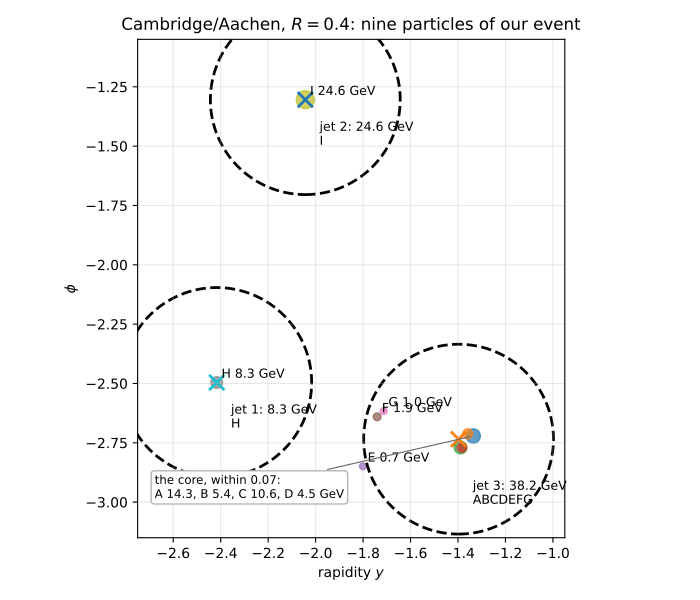

Generate this figure with Python:
#!/usr/bin/env python3
"""Cambridge/Aachen clustering, step by step, on the nine particles of antiKt.py.

The same sequential recombination as antiKt.py with the power p = 0 of the generalised-kT family:
    d_ij = DeltaR_ij^2 / R^2,     d_iB = 1.
The momenta no longer enter the distance at all: the closest pair in angle is merged first, whatever
its pT, and a pseudojet becomes a jet once nothing is left within R of it. Same nine particles of our
event (rows of ../../Decay/event_Decay.lhe, massless, so rapidity = eta), same E scheme, same printout,
so the two logs can be read side by side; hotVR.py adds the variable radius and the mass jump.

    python3 caKt.py                         # the step-by-step log and a window with the picture
    python3 caKt.py --no-show -o caKt.pdf   # the log and the picture as a file (make figures)
    python3 caKt.py --radius 0.8
"""
import argparse
import math

R = 0.4

# ------------------------------------------------------------
# Input particles: the nine of antiKt.py (rows of the record)
# ------------------------------------------------------------
particles = [
    {"name": "A", "tag": "pi+ [2181]",     "pt": 14.269, "eta": -1.3358, "phi": -2.7211},
    {"name": "B", "tag": "pi- [2239]",     "pt": 5.414,  "eta": -1.3592, "phi": -2.7120},
    {"name": "C", "tag": "K- [2211]",      "pt": 10.567, "eta": -1.3893, "phi": -2.7700},
    {"name": "D", "tag": "pi- [2241]",     "pt": 4.451,  "eta": -1.3832, "phi": -2.7698},
    {"name": "E", "tag": "pi+ [1217]",     "pt": 0.680,  "eta": -1.8008, "phi": -2.8491},
    {"name": "F", "tag": "gamma [1538]",   "pt": 1.857,  "eta": -1.7408, "phi": -2.6406},
    {"name": "G", "tag": "gamma [2183]",   "pt": 0.969,  "eta": -1.7131, "phi": -2.6160},
    {"name": "H", "tag": "Lambda0 [1546]", "pt": 8.282,  "eta": -2.4166, "phi": -2.4959},
    {"name": "I", "tag": "pi+ [1592]",     "pt": 24.572, "eta": -2.0434, "phi": -1.3043},
]


def four_vector(pt, eta, phi):
    """Massless four-vector (E, px, py, pz) from pT, eta, phi."""
    return [pt * math.cosh(eta), pt * math.cos(phi), pt * math.sin(phi), pt * math.sinh(eta)]


def kinematics(p4):
    """pT, rapidity and phi of a four-vector (rapidity = eta for a massless particle)."""
    e, px, py, pz = p4
    pt = math.hypot(px, py)
    y = 0.5 * math.log((e + pz) / (e - pz))
    return pt, y, math.atan2(py, px)


def make_object(p):
    p4 = four_vector(p["pt"], p["eta"], p["phi"])
    return {"name": p["name"], "tag": p["tag"], "p4": p4, "pt": p["pt"], "eta": p["eta"], "phi": p["phi"],
            "constituents": [p["name"]]}


def delta_phi(phi1, phi2):
    """phi1 - phi2 wrapped into [-pi, pi]: phi is periodic."""
    dphi = phi1 - phi2
    while dphi > math.pi:
        dphi -= 2.0 * math.pi
    while dphi < -math.pi:
        dphi += 2.0 * math.pi
    return dphi


def delta_r2(obj1, obj2):
    """Delta R^2 = Delta y^2 + Delta phi^2."""
    deta = obj1["eta"] - obj2["eta"]
    dphi = delta_phi(obj1["phi"], obj2["phi"])
    return deta * deta + dphi * dphi


def pair_distance(obj1, obj2, radius):
    """Cambridge/Aachen: d_ij = DeltaR_ij^2 / R^2, no momentum anywhere."""
    return delta_r2(obj1, obj2) / (radius * radius)


def beam_distance(obj):
    """Cambridge/Aachen: d_iB = 1, i.e. a pseudojet is a jet once every other object is further than R."""
    return 1.0


def merge_objects(obj1, obj2):
    """The E scheme: add the four-vectors."""
    p4 = [a + b for a, b in zip(obj1["p4"], obj2["p4"])]
    pt, y, phi = kinematics(p4)
    return {"name": f"({obj1['name']}+{obj2['name']})", "tag": "", "p4": p4, "pt": pt, "eta": y, "phi": phi,
            "constituents": obj1["constituents"] + obj2["constituents"]}


def print_objects(objects, title):
    print("\n" + title)
    print("-" * len(title))
    for obj in objects:
        print(f"{obj['name']:16s} {obj['tag']:15s} pT = {obj['pt']:7.3f} GeV,  y = {obj['eta']:7.4f},  "
              f"phi = {obj['phi']:7.4f},  constituents = {''.join(sorted(obj['constituents']))}")


def all_distances(objects, radius):
    """Every pair and beam distance of the current step, smallest first (ties keep the input order)."""
    rows = []
    for i in range(len(objects)):
        for j in range(i + 1, len(objects)):
            rows.append((pair_distance(objects[i], objects[j], radius), "pair", i, j,
                         math.sqrt(delta_r2(objects[i], objects[j]))))
    for i in range(len(objects)):
        rows.append((beam_distance(objects[i]), "beam", i, None, None))
    return sorted(rows, key=lambda r: r[0])


def print_distance_table(objects, rows, n_show):
    print(f"\nDistances (the {n_show} smallest of {len(rows)})")
    print("---------")
    for d, kind, i, j, dr in rows[:n_show]:
        if kind == "pair":
            print(f"d({objects[i]['name']}, {objects[j]['name']}) = {d:.4e}   (dR = {dr:.3f})")
        else:
            print(f"d({objects[i]['name']}, beam) = {d:.4e}")


def run_clustering(input_particles, radius, n_show=6):
    """Cambridge/Aachen step by step: at every step the smallest of all d_ij and d_iB wins."""
    active = [make_object(p) for p in input_particles]
    final_jets, summary = [], []
    step = 1
    print_objects(active, f"Initial particles (Cambridge/Aachen, R = {radius})")
    while active:
        print("\n" + "=" * 70 + f"\nStep {step}\n" + "=" * 70)
        print_objects(active, "Current active objects")
        rows = all_distances(active, radius)
        print_distance_table(active, rows, n_show)
        d, kind, i, j, dr = rows[0]
        if kind == "pair":
            obj1, obj2 = active[i], active[j]
            merged = merge_objects(obj1, obj2)
            print(f"\nSmallest distance is the pair distance d({obj1['name']}, {obj2['name']}) = {d:.4e}: "
                  f"merge them -> pT = {merged['pt']:.3f} GeV")
            summary.append(f"step {step}: d({obj1['name']}, {obj2['name']}) = {d:.3f} (dR = {dr:.3f}) wins: "
                           f"merge -> {''.join(sorted(merged['constituents']))} with pT = {merged['pt']:.2f} GeV")
            for index in sorted([i, j], reverse=True):
                active.pop(index)
            active.append(merged)
        else:
            obj = active[i]
            print(f"\nSmallest distance is the beam distance d({obj['name']}, beam) = {d:.4e}: "
                  f"{obj['name']} is a final jet (nothing within R of it)")
            summary.append(f"step {step}: d({obj['name']}, beam) = 1 wins: jet {''.join(sorted(obj['constituents']))} "
                           f"with pT = {obj['pt']:.2f} GeV")
            final_jets.append(obj)
            active.pop(i)
        step += 1
    print("\n" + "=" * 70 + "\nSummary\n" + "=" * 70)
    for line in summary:
        print(line)
    print_objects(final_jets, "Final Cambridge/Aachen jets")
    return final_jets


def plot_event(input_particles, final_jets, radius, output=None, show=True):
    """The nine particles and the jets in the (y, phi) plane: a circle of radius R around every jet axis."""
    import matplotlib
    if not show:
        matplotlib.use("Agg")
    import matplotlib.pyplot as plt

    fig, ax = plt.subplots(figsize=(7, 6))
    # the core: the particle with most neighbours within 0.1 (A here), and those neighbours
    hardest = max(input_particles, key=lambda p: sum(math.sqrt(delta_r2(p, q)) < 0.1 for q in input_particles))
    core, box = [], []
    for p in input_particles:
        ax.scatter(p["eta"], p["phi"], s=20.0 + 6.0 * p["pt"], alpha=0.7)
        if math.sqrt(delta_r2(p, hardest)) < 0.1:          # the core: too close to label one by one
            core.append(p)
        else:
            ax.text(p["eta"] + 0.02, p["phi"] + 0.02, f"{p['name']} {p['pt']:.1f} GeV", fontsize=9)
    if core:
        ax.annotate("the core, within 0.07:\n" + ", ".join(f"{p['name']} {p['pt']:.1f}" for p in core) + " GeV",
                    (hardest["eta"], hardest["phi"]), xytext=(0.04, 0.08), textcoords="axes fraction", fontsize=8.5,
                    arrowprops=dict(arrowstyle="-", color="0.4", lw=0.8), bbox=dict(boxstyle="round,pad=0.3", fc="white", ec="0.7"))
    for idx, jet in enumerate(final_jets, start=1):
        ax.scatter(jet["eta"], jet["phi"], s=120, marker="x", linewidths=2)
        ax.add_patch(plt.Circle((jet["eta"], jet["phi"]), radius, fill=False, linestyle="--", linewidth=2))
        ax.text(jet["eta"] + 0.06, jet["phi"] - 0.14 - 0.05 * len(jet["constituents"]) ** 0.5,
                f"jet {idx}: {jet['pt']:.1f} GeV\n{''.join(sorted(jet['constituents']))}", fontsize=9)
    ax.set_xlabel("rapidity $y$")
    ax.set_ylabel(r"$\phi$")
    ax.set_title(rf"Cambridge/Aachen, $R={radius}$: nine particles of our event")
    ax.set_aspect("equal", adjustable="box")
    ax.set_xlim(-2.75, -0.95)
    ax.set_ylim(-3.15, -1.05)
    ax.grid(True, alpha=0.3)
    plt.tight_layout()
    if output:
        fig.savefig(output)
        print(f"\nwrote {output}")
    if show:
        plt.show()


if __name__ == "__main__":
    ap = argparse.ArgumentParser(description=__doc__, formatter_class=argparse.RawDescriptionHelpFormatter)
    ap.add_argument("-R", "--radius", type=float, default=R)
    ap.add_argument("-o", "--output", default=None, help="save the picture (pdf or png)")
    ap.add_argument("--no-show", action="store_true", help="do not open a window")
    ap.add_argument("--no-plot", action="store_true", help="the log only")
    args = ap.parse_args()
    jets = run_clustering(particles, args.radius)
    if not args.no_plot:
        plot_event(particles, jets, args.radius, args.output, show=not args.no_show)
